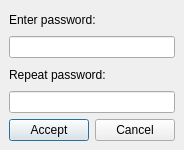
<ui version="4.0" >
 <class>Dialog</class>
 <widget class="QDialog" name="Dialog" >
  <property name="windowModality" >
   <enum>Qt::NonModal</enum>
  </property>
  <property name="geometry" >
   <rect>
    <x>0</x>
    <y>0</y>
    <width>176</width>
    <height>150</height>
   </rect>
  </property>
  <property name="windowTitle" >
   <string>New Password</string>
  </property>
  <layout class="QVBoxLayout" >
   <property name="margin" >
    <number>9</number>
   </property>
   <property name="spacing" >
    <number>6</number>
   </property>
   <item>
    <widget class="QLabel" name="label" >
     <property name="text" >
      <string>Enter password:</string>
     </property>
    </widget>
   </item>
   <item>
    <widget class="QLineEdit" name="lineEdit_1" >
     <property name="echoMode" >
      <enum>QLineEdit::Password</enum>
     </property>
    </widget>
   </item>
   <item>
    <widget class="QLabel" name="label_2" >
     <property name="text" >
      <string>Repeat password:</string>
     </property>
    </widget>
   </item>
   <item>
    <widget class="QLineEdit" name="lineEdit_2" >
     <property name="echoMode" >
      <enum>QLineEdit::Password</enum>
     </property>
    </widget>
   </item>
   <item>
    <layout class="QHBoxLayout" >
     <property name="margin" >
      <number>0</number>
     </property>
     <property name="spacing" >
      <number>6</number>
     </property>
     <item>
      <widget class="QPushButton" name="pushButton_accept" >
       <property name="text" >
        <string>Accept</string>
       </property>
       <property name="default" >
        <bool>true</bool>
       </property>
      </widget>
     </item>
     <item>
      <widget class="QPushButton" name="pushButton_cancel" >
       <property name="text" >
        <string>Cancel</string>
       </property>
      </widget>
     </item>
    </layout>
   </item>
  </layout>
 </widget>
 <resources/>
 <connections/>
</ui>
